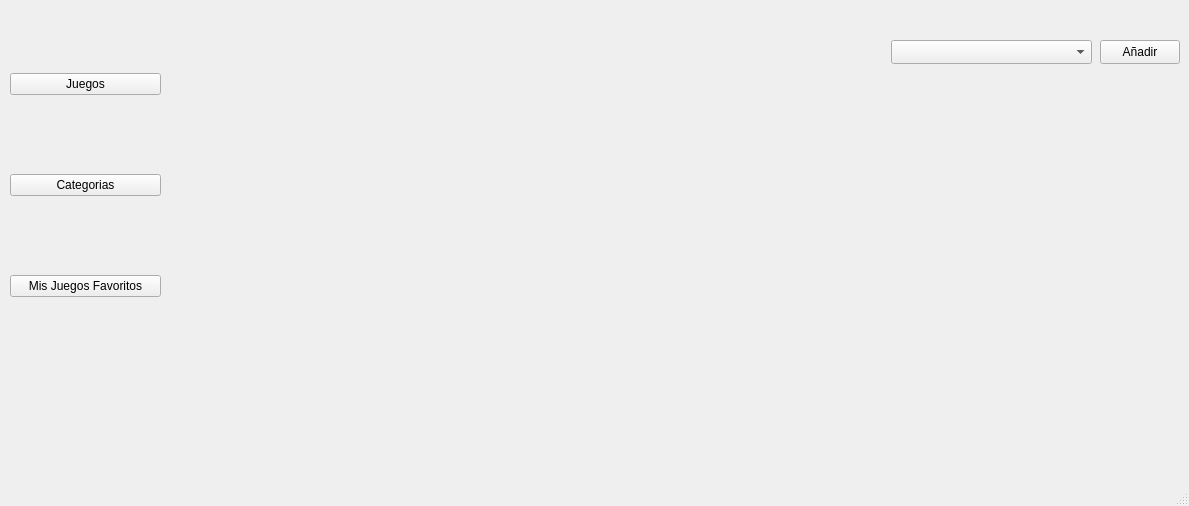
<?xml version="1.0" encoding="UTF-8"?>
<ui version="4.0">
 <class>Admin</class>
 <widget class="QMainWindow" name="Admin">
  <property name="geometry">
   <rect>
    <x>0</x>
    <y>0</y>
    <width>1189</width>
    <height>506</height>
   </rect>
  </property>
  <property name="windowTitle">
   <string>MainWindow</string>
  </property>
  <widget class="QWidget" name="centralwidget">
   <widget class="QWidget" name="verticalLayoutWidget">
    <property name="geometry">
     <rect>
      <x>10</x>
      <y>0</y>
      <width>151</width>
      <height>371</height>
     </rect>
    </property>
    <layout class="QVBoxLayout" name="verticalLayout">
     <item>
      <widget class="QPushButton" name="btnJuegos">
       <property name="text">
        <string>Juegos</string>
       </property>
      </widget>
     </item>
     <item>
      <widget class="QPushButton" name="btnCategorias">
       <property name="enabled">
        <bool>true</bool>
       </property>
       <property name="text">
        <string>Categorias</string>
       </property>
      </widget>
     </item>
     <item>
      <widget class="QPushButton" name="btnJuegosFavoritos">
       <property name="text">
        <string>Mis Juegos Favoritos</string>
       </property>
      </widget>
     </item>
    </layout>
   </widget>
   <widget class="QWidget" name="horizontalLayoutWidget">
    <property name="geometry">
     <rect>
      <x>180</x>
      <y>70</y>
      <width>1001</width>
      <height>301</height>
     </rect>
    </property>
    <layout class="QHBoxLayout" name="horizontalLayout"/>
   </widget>
   <widget class="QComboBox" name="listClassRef">
    <property name="geometry">
     <rect>
      <x>891</x>
      <y>40</y>
      <width>201</width>
      <height>24</height>
     </rect>
    </property>
   </widget>
   <widget class="QPushButton" name="btnAddClass">
    <property name="geometry">
     <rect>
      <x>1100</x>
      <y>40</y>
      <width>80</width>
      <height>24</height>
     </rect>
    </property>
    <property name="text">
     <string>Añadir</string>
    </property>
   </widget>
   <widget class="QLabel" name="textNameFrame">
    <property name="geometry">
     <rect>
      <x>180</x>
      <y>380</y>
      <width>771</width>
      <height>31</height>
     </rect>
    </property>
    <property name="font">
     <font>
      <pointsize>20</pointsize>
     </font>
    </property>
    <property name="text">
     <string/>
    </property>
   </widget>
   <widget class="QWidget" name="horizontalLayoutWidget_2">
    <property name="geometry">
     <rect>
      <x>180</x>
      <y>0</y>
      <width>441</width>
      <height>61</height>
     </rect>
    </property>
    <layout class="QHBoxLayout" name="horizontalLayouSorts"/>
   </widget>
   <widget class="QWidget" name="verticalLayoutWidget_2">
    <property name="geometry">
     <rect>
      <x>630</x>
      <y>0</y>
      <width>251</width>
      <height>61</height>
     </rect>
    </property>
    <layout class="QVBoxLayout" name="verticalLayoutFilter"/>
   </widget>
  </widget>
  <widget class="QMenuBar" name="menubar">
   <property name="geometry">
    <rect>
     <x>0</x>
     <y>0</y>
     <width>1189</width>
     <height>21</height>
    </rect>
   </property>
  </widget>
  <widget class="QStatusBar" name="statusbar"/>
 </widget>
 <resources/>
 <connections/>
</ui>
